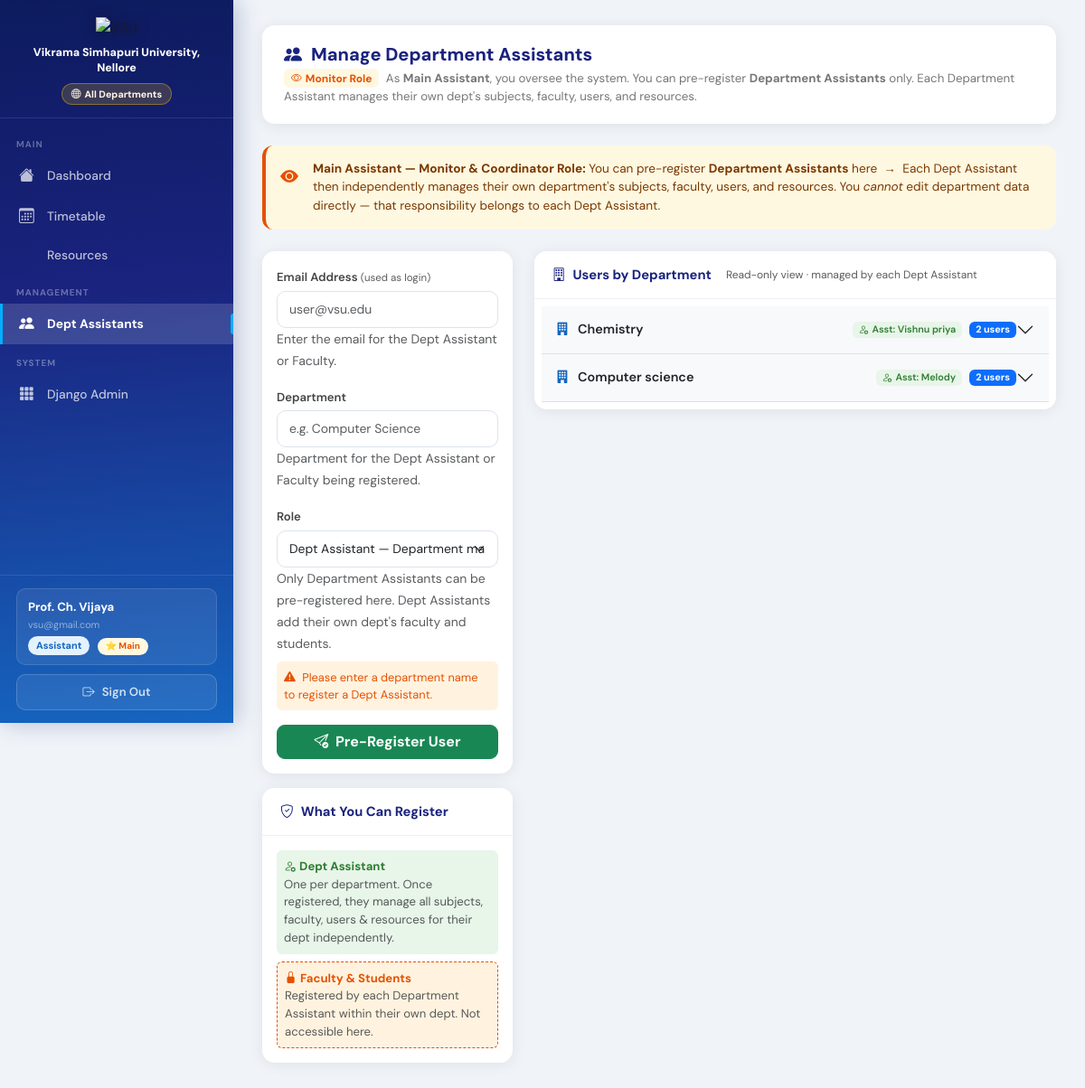
The app's page /manage/users/ (signed in) with its own data.
### accounts/models.py (models this page shows, shortened)
class User(AbstractBaseUser, PermissionsMixin):
    ROLE_CHOICES = [
        ('assistant', 'Assistant'),
        ('faculty',   'Faculty'),
        ('student',   'Student'),
    ]
    email         = models.EmailField(unique=True)
    full_name     = models.CharField(max_length=150)
    department    = models.CharField(max_length=200, blank=True, default='')
    role          = models.CharField(max_length=20, choices=ROLE_CHOICES, default='student')
    semester      = models.CharField(max_length=5, choices=SEMESTER_CHOICES, blank=True, default='')
    academic_year = models.CharField(max_length=10, blank=True, default='', help_text='e.g. 2024-25')
    is_active     = models.BooleanField(default=True)
    is_staff      = models.BooleanField(default=False)
    date_joined   = models.DateTimeField(auto_now_add=True)
    USERNAME_FIELD  = 'email'
    REQUIRED_FIELDS = ['full_name']
    objects = UserManager()
    class Meta:
        verbose_name        = 'User'
        verbose_name_plural = 'Users'
        ordering            = ['role', 'email']
    @property
    def is_assistant(self):
        return self.role == 'assistant'
    @property
    def is_student(self):
        return self.role == 'student'
    @property
    def is_dept_assistant(self):
        return self.role == 'assistant' and bool((self.department or '').strip())

### core/views.py (the view, shortened to what this page needs)
# urls.py: path('manage/users/',       views.manage_users,      name='manage_users'),
@assistant_required
def manage_users(request):
    user_dept = _user_dept(request)
    is_super  = _is_super(request)
    dept_wise_users = []
    if is_super:
        all_depts_list = _all_departments()
        for dept in all_depts_list:
            dept_assistant    = User.objects.filter(role='assistant', department=dept).first()
            dept_pending_asst = PreRegisteredUser.objects.filter(
                role='assistant', department=dept, registered=False
            ).first()
            dept_users = User.objects.filter(
                department=dept, role__in=['faculty', 'student']
            ).order_by('role', 'full_name')
            dept_pending_users = PreRegisteredUser.objects.filter(
                department=dept, role__in=['faculty', 'student'], registered=False
            ).order_by('role', 'email')
            dept_wise_users.append({
                'dept':             dept,
                'assistant':        dept_assistant,
                'pending_assistant': dept_pending_asst,
                'users':            dept_users,
                'pending_users':    dept_pending_users,
            })
        users   = User.objects.filter(role='assistant').order_by('department', 'full_name')
        pending = PreRegisteredUser.objects.filter(
            registered=False, role='assistant'
        ).order_by('department', 'email')
    else:
        users   = User.objects.filter(department=user_dept, role__in=['student', 'faculty']).order_by('role', 'full_name')
        pending = PreRegisteredUser.objects.filter(
            registered=False, department=user_dept, role__in=['student', 'faculty']
        ).order_by('role', 'email')
    return render(request, 'core/manage_users.html', {
        'users':           users,
        'pending':         pending,
        'user_dept':       user_dept,
        'is_super':        is_super,
        'all_depts':       _all_departments(),
        'dept_wise_users': dept_wise_users,
    })

### templates/core/manage_users.html (shortened to what this page needs)
{% extends "base.html" %}
{% block content %}
<div class="page-hdr">
  <div>
    <h4><i class="bi bi-people-fill"></i> {% if is_super %}Manage Department Assistants{% else %}Manage Users{% endif %}</h4>
    <p>
      {% if is_super %}
        <span class="badge me-1" style="background:#fff8e1;color:#e65100;font-size:.75rem;"><i class="bi bi-eye me-1"></i>Monitor Role</span>
        As <strong>Main Assistant</strong>, you oversee the system. You can pre-register <strong>Department Assistants</strong> only.
        Each Department Assistant manages their own dept's subjects, faculty, users, and resources.
      {% else %}
        Pre-register users for <strong>{{ user_dept }}</strong>. They self-register using their email.
      {% endif %}
    </p>
  </div>
</div>
{% if is_super %}
<div class="alert d-flex gap-3 align-items-start mb-4"
     style="background:#fff8e1;border-left:4px solid #e65100;border-radius:12px;color:#7b3800;">
  <i class="bi bi-eye-fill fs-5 mt-1" style="color:#e65100;flex-shrink:0;"></i>
  <div style="font-size:.85rem;">
    <strong>Main Assistant — Monitor &amp; Coordinator Role:</strong>
    You can pre-register <strong>Department Assistants</strong> here &nbsp;→&nbsp;
    Each Dept Assistant then independently manages their own department's subjects, faculty, users, and resources.
    You <em>cannot</em> edit department data directly — that responsibility belongs to each Dept Assistant.
  </div>
</div>
{% endif %}
<div class="row g-4">
  <div class="col-md-4">
    <div class="card" id="add-form">
      <div class="card-body">
        <form method="POST">
          <div class="mb-3">
            <label class="form-label">Email Address <small class="text-muted fw-normal">(used as login)</small></label>
            <input type="email" name="email" class="form-control" placeholder="user@vsu.edu" required autofocus>
            <small class="text-muted">
              {% if is_super %}Enter the email for the Dept Assistant or Faculty.{% else %}Student/Faculty will self-register with this email.{% endif %}
            </small>
          </div>
          {% if is_super %}
          <div class="mb-3">
            <label class="form-label">Department</label>
            <input type="text" name="department" id="dept-input" class="form-control"
                   placeholder="e.g. Computer Science" list="dept-list"
                   oninput="updateAssistantHint()">
            <small class="text-muted">Department for the Dept Assistant or Faculty being registered.</small>
          </div>
          {% else %}
          <input type="hidden" name="department" value="{{ user_dept }}">
          {% endif %}
          <div class="mb-3">
            <label class="form-label">Role</label>
            {% if not is_super %}
            <select name="role" id="role-select" class="form-select" required onchange="toggleAcademicYear()">
              <option value="student">Student</option>
              <option value="faculty">Faculty</option>
            </select>
            {% else %}
            <select name="role" id="role-select" class="form-select" required onchange="updateRoleFields()">
              <option value="assistant">Dept Assistant — Department management access</option>
            </select>
            <small class="text-muted">Only Department Assistants can be pre-registered here. Dept Assistants add their own dept's faculty and students.</small>
            <div id="assistant-hint" class="mt-2 p-2 rounded d-none" style="font-size:.8rem;">
              <i class="bi bi-exclamation-triangle-fill me-1"></i>
              <span id="assistant-hint-text"></span>
            </div>
            {% endif %}
          </div>
          <button class="btn btn-success w-100 fw-bold">
            <i class="bi bi-send-check me-1"></i> Pre-Register User
          </button>
        </form>
      </div>
    </div>
    <div class="card mt-3">
      <div class="card-hdr"><i class="bi bi-shield-check"></i> What You Can Register</div>
      <div class="card-body p-3" style="font-size:.82rem;">
        {% if is_super %}
        <div class="mb-2 p-2 rounded" style="background:#e8f5e9;">
          <strong style="color:#2e7d32;"><i class="bi bi-person-gear me-1"></i>Dept Assistant</strong><br>
          <span class="text-muted">One per department. Once registered, they manage all subjects, faculty, users &amp; resources for their dept independently.</span>
        </div>
        <div class="p-2 rounded" style="background:#fff3e0;border:1px dashed #e65100;">
          <strong style="color:#e65100;"><i class="bi bi-lock-fill me-1"></i>Faculty &amp; Students</strong><br>
          <span class="text-muted">Registered by each Department Assistant within their own dept. Not accessible here.</span>
        </div>
        {% endif %}
      </div>
    </div>
  </div>
  <div class="col-md-8">
    {% if is_super %}
    <div class="card">
      <div class="card-hdr" style="border-radius:14px 14px 0 0;">
        <i class="bi bi-building"></i> Users by Department
        <small class="ms-2 fw-normal text-muted" style="font-size:.75rem;">Read-only view · managed by each Dept Assistant</small>
      </div>
      <div class="card-body p-2">
        {% if dept_wise_users %}
        <div class="accordion accordion-flush" id="deptAccordion">
          {% for row in dept_wise_users %}
          <div class="accordion-item" style="border:none;border-bottom:1px solid #e0e0e0;">
            <h2 class="accordion-header">
              <button class="accordion-button collapsed py-3 px-3 fw-semibold"
                      type="button" data-bs-toggle="collapse"
                      data-bs-target="#dept-{{ forloop.counter }}"
                      style="font-size:.9rem;background:#f8f9fa;">
                <span style="display:flex;align-items:center;gap:10px;width:100%;">
                  <i class="bi bi-building-fill" style="color:#1565c0;"></i>
                  <span>{{ row.dept }}</span>
                  <span class="ms-auto d-flex gap-2">
                    {% if row.assistant %}
                      <span class="badge" style="background:#e8f5e9;color:#2e7d32;font-weight:600;">
                        <i class="bi bi-person-gear me-1"></i>Asst: {{ row.assistant.full_name }}
                      </span>
                    {% elif row.pending_assistant %}
                      <span class="badge" style="background:#fff8e1;color:#e65100;">
                        <i class="bi bi-hourglass-split me-1"></i>Asst pending
                      </span>
                    {% else %}
                      <span class="badge" style="background:#ffebee;color:#c62828;">
                        <i class="bi bi-exclamation-circle me-1"></i>No assistant
                      </span>
                    {% endif %}
                    <span class="badge bg-primary">
                      {{ row.users|length }} user{{ row.users|length|pluralize }}
                    </span>
                  </span>
                </span>
              </button>
            </h2>
          </div>
          {% endfor %}
        </div>
        {% else %}
        <div class="text-center text-muted p-4" style="font-size:.85rem;">
          <i class="bi bi-building me-2"></i>
          No departments found. Dept Assistants will appear here once registered.
        </div>
        {% endif %}
      </div>
    </div>
    {% endif %}
  </div>
</div>
{% endblock %}

### templates/base.html (shortened to what this page needs)
{% load static %}
<!DOCTYPE html>
<html lang="en">
<head>
<link href="https://cdn.jsdelivr.net/npm/bootstrap@5.3.0/dist/css/bootstrap.min.css" rel="stylesheet">
<link href="https://cdn.jsdelivr.net/npm/bootstrap-icons@1.11.0/font/bootstrap-icons.css" rel="stylesheet">
</head>
<body>
<aside class="sidebar">
  <div class="sidebar-brand">
    <img src="https://upload.wikimedia.org/wikipedia/en/7/70/Vikrama_Simhapuri_University_Logo.png" alt="VSU">
    <h6>Vikrama Simhapuri University, Nellore</h6>
    {% if user.is_authenticated %}
      {% if user.department %}
        <span class="dept-badge"><i class="bi bi-building-fill me-1"></i>{{ user.department }}</span>
      {% else %}
        <span class="super-badge"><i class="bi bi-globe me-1"></i>All Departments</span>
      {% endif %}
    {% else %}
      <small style="color:rgba(255,255,255,.5)">Timetable Management System</small>
    {% endif %}
  </div>
  <nav class="sidebar-nav">
    <div class="nav-label">Main</div>
    <a href="{% url 'dashboard' %}"
       class="nav-link-item {% if request.resolver_match.url_name == 'dashboard' %}active{% endif %}">
      <i class="bi bi-house-fill"></i><span>Dashboard</span>
    </a>
    <a href="{% url 'timetable' %}"
       class="nav-link-item {% if request.resolver_match.url_name == 'timetable' %}active{% endif %}">
      <i class="bi bi-calendar3"></i><span>Timetable</span>
    </a>
    <a href="{% url 'resources' %}"
       class="nav-link-item {% if request.resolver_match.url_name == 'resources' %}active{% endif %}">
      <span>Resources</span>
    </a>
    {% if user.is_assistant %}
    <div class="nav-label">Management</div>
    {% if user.is_dept_assistant %}
    <a href="{% url 'manage_subjects' %}"
       class="nav-link-item {% if request.resolver_match.url_name == 'manage_subjects' %}active{% endif %}">
      <i class="bi bi-book-fill"></i><span>Subjects</span>
    </a>
    <a href="{% url 'manage_faculty' %}"
       class="nav-link-item {% if request.resolver_match.url_name == 'manage_faculty' %}active{% endif %}">
      <i class="bi bi-person-badge-fill"></i><span>Faculty</span>
    </a>
    <a href="{% url 'manage_users' %}"
       class="nav-link-item {% if request.resolver_match.url_name == 'manage_users' %}active{% endif %}">
      <i class="bi bi-people-fill"></i><span>Users</span>
    </a>
    <a href="{% url 'manage_resources' %}"
       class="nav-link-item {% if request.resolver_match.url_name == 'manage_resources' %}active{% endif %}">
      <i class="bi bi-cloud-upload-fill"></i><span>Upload Resources</span>
    </a>
    {% else %}
    <a href="{% url 'manage_users' %}"
       class="nav-link-item {% if request.resolver_match.url_name == 'manage_users' %}active{% endif %}">
      <i class="bi bi-people-fill"></i><span>Dept Assistants</span>
    </a>
    {% endif %}
    <div class="nav-label">System</div>
    <a href="/admin/" class="nav-link-item" target="_blank">
      <i class="bi bi-grid-3x3-gap-fill"></i><span>Django Admin</span>
    </a>
    {% endif %}
  </nav>
  <div class="sidebar-footer">
    <div class="user-card">
      <div class="name">{{ user.full_name }}</div>
      <div class="email">{{ user.email }}</div>
      <span class="role-pill role-{{ user.role }}">{{ user.role|title }}</span>
      {% if user.role == 'assistant' %}
        {% if user.department %}
          <span class="role-pill ms-1" style="background:#e8f5e9;color:#2e7d32;font-size:.62rem;">Dept Asst</span>
        {% else %}
          <span class="role-pill ms-1" style="background:#fff8e1;color:#e65100;font-size:.62rem;">⭐ Main</span>
        {% endif %}
      {% endif %}
    </div>
    <form method="POST" action="{% url 'logout' %}" style="margin:0;">
      <button type="submit" class="btn-signout">
        <i class="bi bi-box-arrow-right"></i><span>Sign Out</span>
      </button>
    </form>
  </div>
</aside>
<main class="main">
  {% block content %}{% endblock %}
</main>
</body>
</html>

### records on screen
User: full_name "Prof. Ch. Vijaya", email "vsu@gmail.com", role "Assistant"
User: dept "Chemistry", assistant.full_name "Vishnu priya", users|length "2"
User: dept "Computer science", assistant.full_name "Melody", users|length "2"
